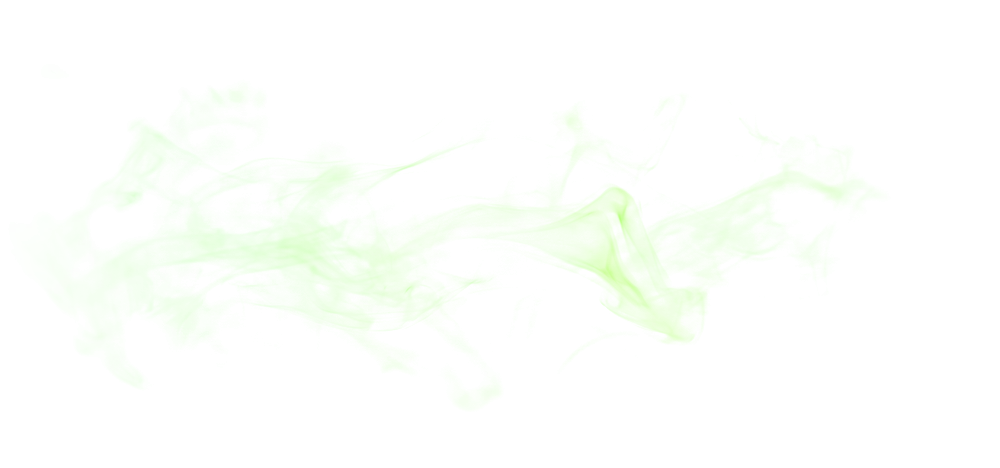
#> input picture assets/brand/haze.webp, 1000 x 468 px
$ python social.py
#> lines starting #> are read from the running program, lines starting #| are printed output that depends on the picture
"""The link preview image (1200x630) for social sites and chat apps: assets/brand/social.png.

Made only from the existing brand files (crest, haze, fog bank) on the site's own dark ground,
with the name set in a serif from the system fonts. Nothing drawn by hand, no new art.

Usage:  python tools/social.py
"""
from pathlib import Path

import numpy as np
from PIL import Image, ImageChops, ImageDraw, ImageFilter, ImageFont

ROOT = Path(__file__).resolve().parent.parent
BRAND = ROOT / 'assets' / 'brand'
W, H = 1200, 630
GROUND = (7, 8, 7)            # --ground
TEXT = (220, 227, 210)        # --text
MUTED = (152, 164, 142)       # --muted
FAINT = (102, 114, 94)        # --faint
GREEN = (140, 203, 63)        # --accent, poison green
BRONZE = (168, 132, 74)       # --bronze
FONTS = [r'C:\Windows\Fonts\BOOKOSB.TTF', r'C:\Windows\Fonts\georgiab.ttf',
         '/usr/share/fonts/truetype/dejavu/DejaVuSerif-Bold.ttf']
FONTS_REG = [r'C:\Windows\Fonts\BOOKOS.TTF', r'C:\Windows\Fonts\georgia.ttf',
             '/usr/share/fonts/truetype/dejavu/DejaVuSerif.ttf']


def font(paths, size):
    for p in paths:
        if Path(p).exists():
            return ImageFont.truetype(p, size)
    return ImageFont.load_default(size)


def glow(cx, cy, rx, ry, rgb, alpha):
    """A soft radial light, like the theme's miasma gradients."""
    y, x = np.mgrid[0:H, 0:W]
    d = np.clip(1 - np.sqrt(((x - cx) / rx) ** 2 + ((y - cy) / ry) ** 2), 0, 1) ** 2 * alpha
    layer = np.zeros((H, W, 4), np.uint8)
    layer[..., :3] = rgb
    layer[..., 3] = (d * 255).astype(np.uint8)
    return Image.fromarray(layer, 'RGBA')


def screen(base, layer, opacity, box):
    """Blend a texture in screen mode at a given opacity, the way the site's fog is drawn."""
    tex = Image.new('RGB', base.size, (0, 0, 0))
    a = layer.getchannel('A').point(lambda v: int(v * opacity))
    tex.paste(layer.convert('RGB'), box, a)
    return ImageChops.screen(base, tex)


def spaced(draw, xy, text, f, fill, tracking):
    x, y = xy
    for ch in text:
        draw.text((x, y), ch, font=f, fill=fill)
        x += draw.textlength(ch, font=f) + tracking
    return x


def main():
    img = Image.new('RGB', (W, H), GROUND)
    img = Image.alpha_composite(img.convert('RGBA'), glow(600, -120, 900, 520, (120, 190, 50), .10))
#> img: PIL image 1200x630 RGBA
    img = Image.alpha_composite(img, glow(1200, 0, 620, 380, (179, 38, 30), .10)).convert('RGB')
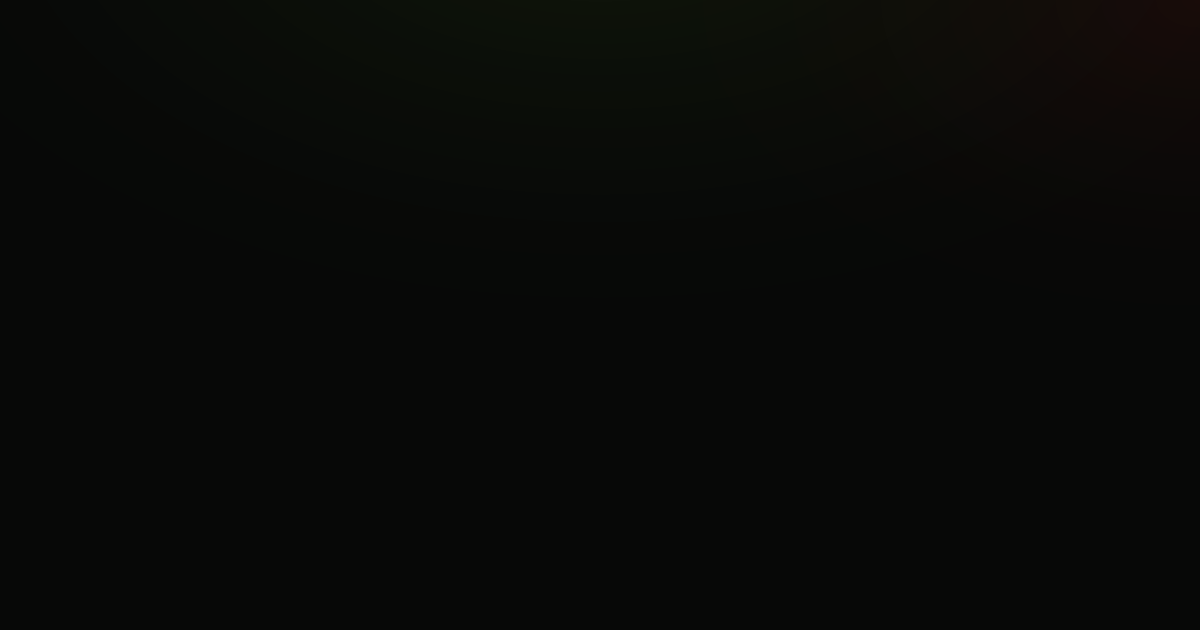
#> img: PIL image 1200x630 RGB; mean R, G, B 8.3, 9.3, 7.4

    haze = Image.open(BRAND / 'haze.webp').convert('RGBA')
#> haze is the input picture: PIL image 1000x468 RGBA; mean R, G, B, A 137.6, 254.9, 88, 5
    bank = Image.open(BRAND / 'fog-bank.webp').convert('RGBA')
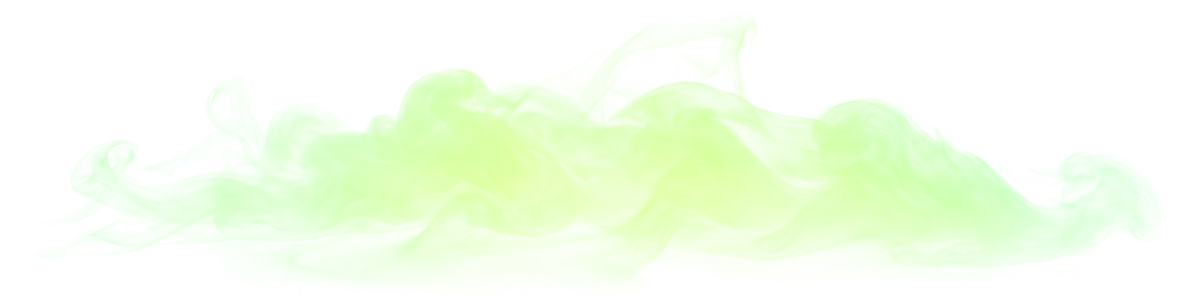
#> input picture assets/brand/fog-bank.webp, 1200 x 307 px
#> bank is the input picture: PIL image 1200x307 RGBA; mean R, G, B, A 152.2, 254.7, 96.2, 32.2
#> (the run stopped early here; a loop or call above may not have finished)
